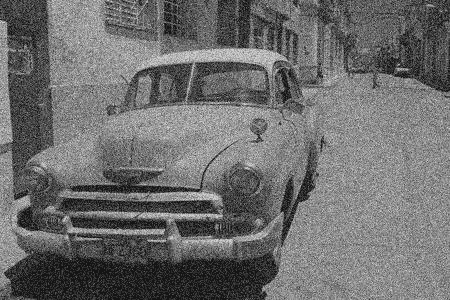
#> input picture Morphological Operations/noise_car.png, 450 x 300 px
$ python Closing.py
#> lines starting #> are read from the running program, lines starting #| are printed output that depends on the picture; after the words box and inside, x2 and y2 are one past the last pixel; in counts of white or black regions, pixels touching at a corner belong together
import cv2, numpy as np, matplotlib.pyplot as plt

img = cv2.imread(r"noise_car.png", 0)
#> img is the input picture: shape (300, 450); min 20, max 207, mean 109.4
bin = cv2.threshold(img, 0, 255, cv2.THRESH_BINARY+cv2.THRESH_OTSU)[1]
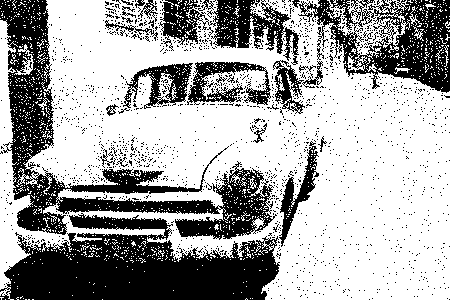
#> bin: shape (300, 450); 64.4% white; 1664 black regions (1637 under 20 px), largest, box (x1, y1, x2, y2) and area: (0, 213, 280, 300) 15120, (0, 0, 277, 240) 13873, (292, 0, 450, 93) 6518

k = np.ones((3, 3), np.uint8)
closed = cv2.morphologyEx(bin, cv2.MORPH_CLOSE, k)
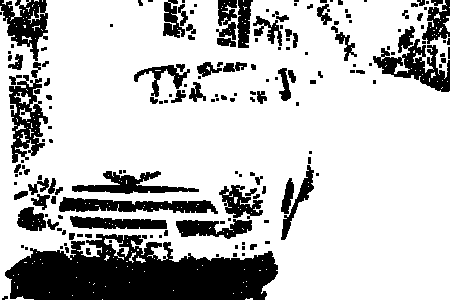
#> closed: shape (300, 450); 76.1% white; 179 black regions (96 under 20 px), largest, box (x1, y1, x2, y2) and area: (5, 234, 278, 300) 12320, (373, 26, 450, 92) 1917, (9, 75, 48, 163) 1684
plt.imshow(closed, cmap='gray'), plt.axis('off'), plt.show()
